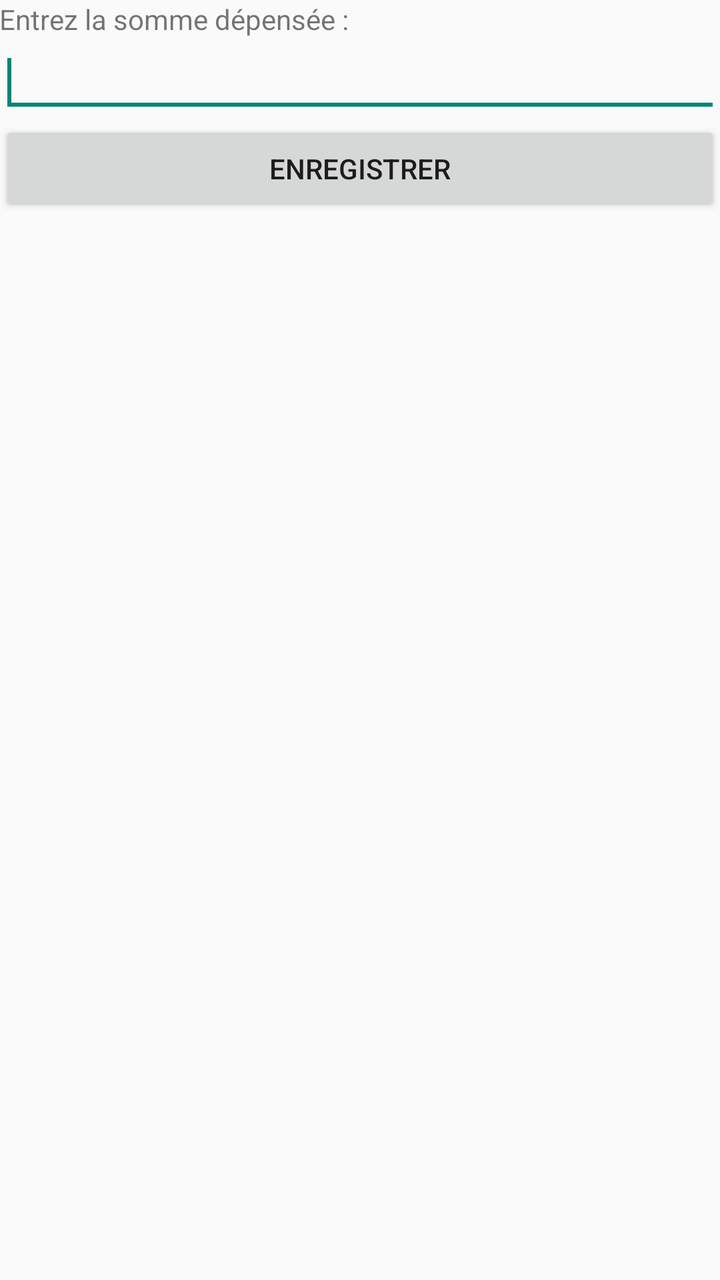
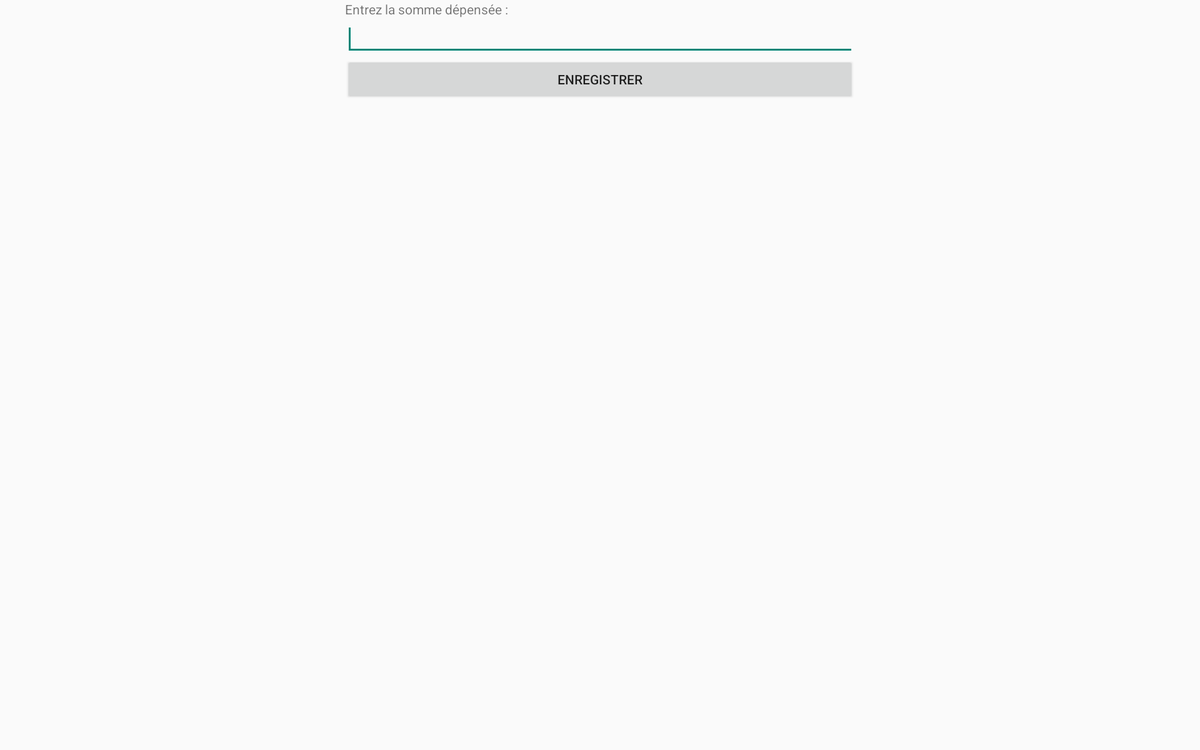

Two renders of one Android screen. The first uses the default layout on a phone; the second uses the alternative layout the repository ships for a different screen configuration, on a matching device. The two XML files are below.
<!-- AndroidManifest.xml: application theme AppTheme -->
<!-- res/layout/activity_spendmoney.xml -->
<?xml version="1.0" encoding="utf-8"?>
<LinearLayout xmlns:android="http://schemas.android.com/apk/res/android"
              android:label="@string/add_spend"
              android:orientation="vertical"
              android:layout_width="match_parent"
              android:layout_height="match_parent"
              android:paddingBottom="@dimen/activity_vertical_margin"
              android:paddingLeft="@dimen/activity_horizontal_margin"
              android:paddingRight="@dimen/activity_horizontal_margin"
              android:paddingTop="@dimen/activity_vertical_margin" >

    <TextView
            android:layout_width="wrap_content"
            android:layout_height="wrap_content"
            android:text="Entrez la somme dépensée :"
            android:id="@+id/textView" />

    <EditText
            android:id="@+id/amount"
            android:layout_width="fill_parent"
            android:layout_height="wrap_content"
            android:ems="10"
            android:inputType="numberDecimal">

        <requestFocus />
    </EditText>

    <Button
            android:id="@+id/save"
            android:layout_width="fill_parent"
            android:layout_height="wrap_content"
            android:onClick="saveData"
            android:text="@string/buttonSave"  />

    <ListView android:layout_width="match_parent" android:layout_height="wrap_content"
            android:id="@+id/listPredefinedTransactions" >

    </ListView>

</LinearLayout>
<!-- resources referenced by this layout -->
<resources>
  <string name="add_spend">Ajouter une dépense</string>
  <string name="buttonSave">Enregistrer</string>
  <style name="AppTheme" parent="Theme.AppCompat.Light.DarkActionBar">
          <item name="colorPrimary">@color/actionbar_blue</item>
          <item name="colorPrimaryDark">@color/statusbar_blue</item>
      </style>
  <color name="actionbar_blue">#0066dd</color>
  <color name="statusbar_blue">#0044bb</color>
</resources>
<!-- res/layout-xlarge/activity_spendmoney.xml (the author's variant of the layout above) -->
<!-- drawn on a large tablet held sideways -->
<?xml version="1.0" encoding="utf-8"?>
<RelativeLayout xmlns:android="http://schemas.android.com/apk/res/android"
              android:label="@string/add_spend"
              android:orientation="vertical"
              android:layout_width="match_parent"
              android:layout_height="match_parent"
              android:paddingBottom="@dimen/activity_vertical_margin"
              android:paddingLeft="@dimen/activity_horizontal_margin"
              android:paddingRight="@dimen/activity_horizontal_margin"
              android:paddingTop="@dimen/activity_vertical_margin" >

    <TextView
            android:layout_width="wrap_content"
            android:layout_height="wrap_content"
            android:text="Entrez la somme dépensée :"
            android:id="@+id/textView"
        android:layout_alignParentTop="true"
        android:layout_alignLeft="@+id/amount"
        android:layout_alignStart="@+id/amount" />

    <EditText
            android:id="@+id/amount"
            android:layout_width="544dp"
            android:layout_height="wrap_content"
            android:ems="10"
            android:inputType="numberDecimal"
        android:layout_below="@+id/textView"
        android:layout_centerHorizontal="true">

        <requestFocus />
    </EditText>

    <Button
            android:id="@+id/save"
            android:layout_width="fill_parent"
            android:layout_height="wrap_content"
            android:onClick="saveData"
            android:text="@string/buttonSave"
        android:layout_below="@+id/amount"
        android:layout_alignLeft="@+id/amount"
        android:layout_alignStart="@+id/amount"
        android:layout_alignRight="@+id/amount"
        android:layout_alignEnd="@+id/amount" />

    <ListView android:layout_width="match_parent" android:layout_height="wrap_content"
            android:id="@+id/listPredefinedTransactions"
        android:layout_alignLeft="@+id/save"
        android:layout_alignStart="@+id/save"
        android:layout_alignRight="@+id/save"
        android:layout_alignEnd="@+id/save"
        android:layout_below="@+id/save">

    </ListView>

</RelativeLayout>
